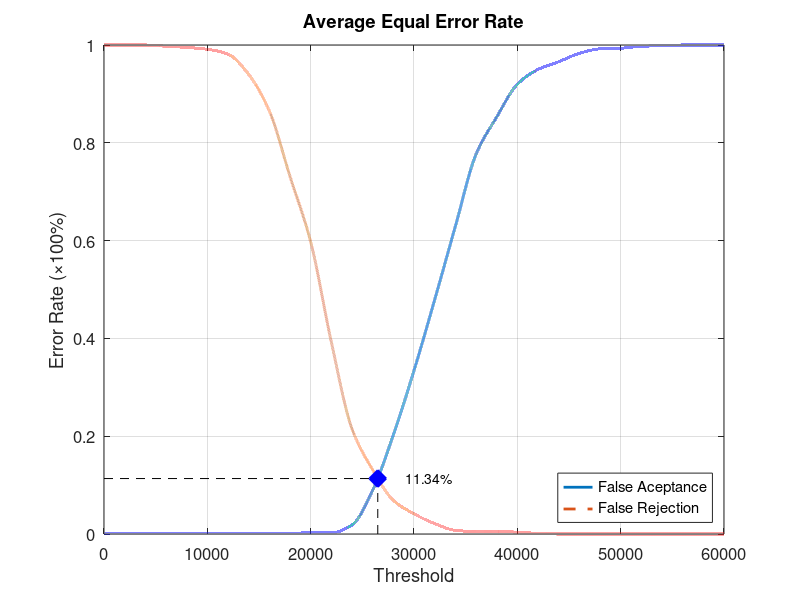
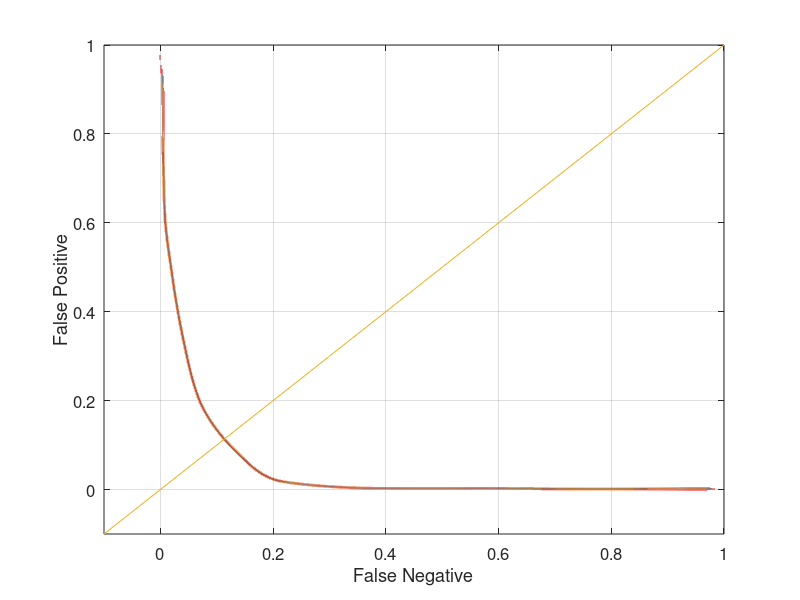

Here is the MATLAB script that generated these plots, in order:
function yEER = Experiment1Average
close all;
clear;
clc;
x = 0:2000:60000;
xq = 0:0.5:60000;

y0 = [0 0.00131579 0.00131579 0.00131579 0.00131579 0.00131579 0.00131579 0.00131579 0.00131579 0.00131579 0.00263158 0.00263158 0.0184211 0.0894737 0.202632 0.334211 0.478947 0.628947 0.776316 0.852632 0.919737 0.95 0.965789 0.982895 0.992105 0.993421 0.997368 0.998684 1 1 1];
yy0 = interp1(x, y0, xq, 'pchip');
y1 = [1 1 1 0.9975 0.995 0.99125 0.98125 0.94 0.865 0.73125 0.5975 0.3925 0.215 0.13125 0.06875 0.04125 0.02125 0.0075 0.005 0.005 0.00375 0.00125 0 0 0 0 0 0 0 0 0];
yy1 = interp1(x, y1, xq, 'pchip');

% Calculating EER: 
y2 = abs(y0 - y1);
find(y2 == min(y2))
yy2 = abs(yy0 - yy1);
xEER = find(yy2 == min(yy2));
xEERIndex = xq(xEER) % X-axis EER
yEER = yy0(xEER) % Y-axis EER

main = figure
plot(xq, yy0,'-','LineWidth', 2);	hold on
plot(xq, yy1,'--','LineWidth', 2);	hold on
plot([xEERIndex xEERIndex], [0 yEER], 'k--');	hold on
plot([0 xEERIndex], [yEER yEER], 'k--');	hold on
plot(xEERIndex, yEER, 'bx', 'LineWidth', 10);	hold on
text(xEERIndex + 10 * xEERIndex / 100, yEER, [num2str(round((10000 * yEER)) / 100) '%'])
legend('False Aceptance', 'False Rejection', 'Location', 'SouthEast')
xlabel('Threshold')
ylabel('Error Rate (\times100%)')
title('Average Equal Error Rate')
set(gca, 'FontSize', 12)
axis([0 60000 0 1])
grid on

print(main, 'Experiment1AverageMain', '-dpng');
FNRxFPR = figure('Color', [1 1 1]);
plot(yy1, yy0, '-', yy1, yy0, 'LineWidth', 2);
hold on
y = -0.1:0.1:1
plot(y, y); 
set(gca, 'FontSize', 12)
xlabel('False Negative')
ylabel('False Positive')
axis([-0.1 1 -0.1 1])
set(gca, 'FontSize', 12)
grid on

print(FNRxFPR, 'Experiment1AverageFNRxFPR','-dpng');
end
